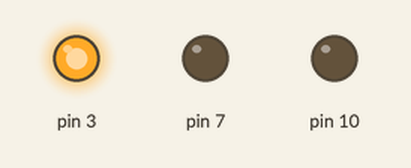
Recording of a sketch running on a simulated Arduino Uno, built with avr-gcc and run on an emulated ATmega328P. On the bench: output pins drawn as LEDs (lit = HIGH).

Above: at 0.5 s.
At 1.5 s:
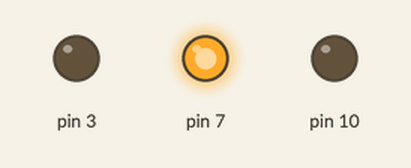
At 2.5 s:
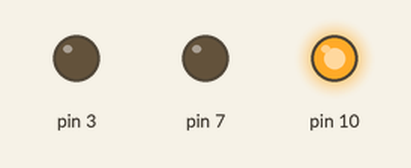
At 3.5 s:
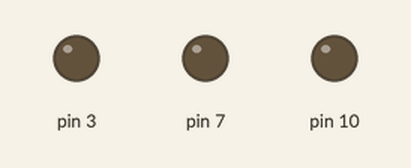
Timing chart, 0 to 5.2 s (numbered marks = the images above):
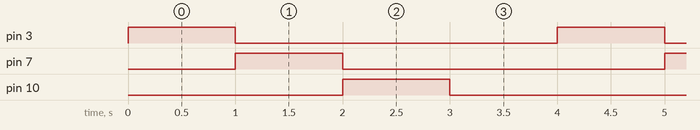

Measured:
- by itself, pin 3, pin 7, pin 10: alternates HIGH for 1.0 s and LOW for 3.0 s
- by itself, everything shown: repeats every 4.0 s, in 4 steps

The sketch:

sketch_jun24b.ino
```cpp
void setup() {
  // Initialize all LED pins as outputs
  pinMode(3, OUTPUT);
  pinMode(7, OUTPUT);
  pinMode(10, OUTPUT);
}

void loop() {
  // Blink LED on pin 3
  digitalWrite(3, HIGH);
  delay(1000);
  digitalWrite(3, LOW);

  // Blink LED on pin 7
  digitalWrite(7, HIGH);
  delay(1000);
  digitalWrite(7, LOW);

  // Blink LED on pin 10
  digitalWrite(10, HIGH);
  delay(1000);
  digitalWrite(10, LOW);

  delay(1000); // Optional delay between cycles
}
```
